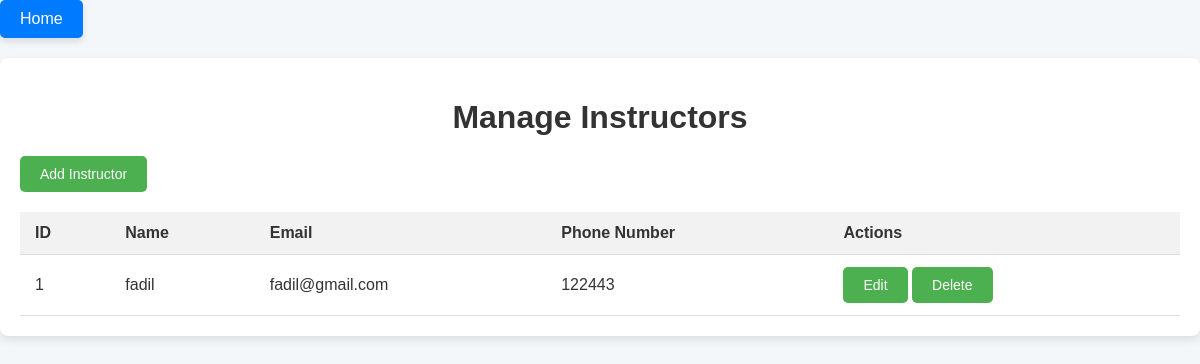
The app's page /public/admin/manage_instructors.php (signed in) with its own data.
### tables this page shows
CREATE TABLE `users` (
  `id` int NOT NULL,
  `full_name` varchar(255) NOT NULL,
  `phone_number` varchar(20) NOT NULL,
  `username` varchar(50) NOT NULL,
  `email` varchar(255) NOT NULL,
  `password` varchar(255) NOT NULL,
  `created_at` timestamp NOT NULL DEFAULT CURRENT_TIMESTAMP,
  `role` enum('user','pemateri','admin') DEFAULT 'user',
  `is_subscribed` tinyint(1) DEFAULT '0',
  `subscription_expiry` date DEFAULT NULL
);

### public/admin/manage_instructors.php (the view, shortened to what this page needs)
<?php
require '../../database/db_connection.php';
$stmt = $pdo->query("SELECT * FROM users WHERE role = 'pemateri'");
$instructors = $stmt->fetchAll(PDO::FETCH_ASSOC);
?>
<!DOCTYPE html>
<html lang="en">
<head>
    <link rel="stylesheet" href="styles.css">
</head>
<body>
    <header class="text-white">
        <nav>
            <a href="./../dashboard_admin.php" class="btn-home"><i class="fas fa-home"></i> Home</a>
        </nav>
    </header>
    <div class="dashboard-container">
        <h1>Manage Instructors</h1>
        <button onclick="document.getElementById('addModal').style.display='block'">Add Instructor</button>
        <table>
            <thead>
                <tr>
                    <th>ID</th>
                    <th>Name</th>
                    <th>Email</th>
                    <th>Phone Number</th>
                    <th>Actions</th>
                </tr>
            </thead>
            <tbody>
                <?php foreach ($instructors as $instructor): ?>
                    <tr>
                        <td><?php echo htmlspecialchars($instructor['id']); ?></td>
                        <td><?php echo htmlspecialchars($instructor['username']); ?></td>
                        <td><?php echo htmlspecialchars($instructor['email']); ?></td>
                        <td><?php echo htmlspecialchars($instructor['phone_number']); ?></td>
                        <td>
                            <button onclick="editInstructor(<?php echo htmlspecialchars(json_encode($instructor)); ?>)">Edit</button>
                            <form method="POST" style="display:inline-block;">
                                <button type="submit" onclick="return confirm('Are you sure?')">Delete</button>
                            </form>
                        </td>
                    </tr>
                <?php endforeach; ?>
            </tbody>
        </table>
    </div>
</body>
</html>

### public/css/styles.css (style rules this page uses)
body { font-family: Arial, sans-serif; background-color: #f9f9f9; color: #333; margin: 0; padding: 0; }
h1 { text-align: center; color: #333; font-size: 24px; margin-bottom: 20px; }
form { display: flex; flex-direction: column; gap: 15px; }
button { padding: 10px 15px; font-size: 14px; color: #fff; background-color: #4CAF50; border: none; border-radius: 4px; cursor: pointer; transition: background-color 0.3s ease; }

### public/admin/manage_instructors.php (style rules this page uses)
body { font-family: Arial, sans-serif; background-color: #f4f7fa; margin: 0; padding: 0; }
.dashboard-container { max-width: 1200px; margin: 20px auto; background-color: white; border-radius: 8px; box-shadow: 0 4px 8px rgba(0, 0, 0, 0.1); padding: 20px; }
h1 { text-align: center; color: #333; font-size: 2rem; margin-bottom: 20px; }
button { background-color: #4CAF50; color: white; padding: 10px 20px; border: none; border-radius: 5px; cursor: pointer; transition: background-color 0.3s ease; }
table { width: 100%; border-collapse: collapse; margin-top: 20px; }
table th, table td { padding: 12px 15px; text-align: left; border-bottom: 1px solid #ddd; }
table th { background-color: #f2f2f2; color: #333; }
.btn-home { display: inline-block; text-decoration: none; background-color: #007bff; color: white; padding: 10px 20px; font-size: 1rem; border-radius: 5px; transition: all 0.3s ease; box-shadow: 0 4px 6px rgba(0, 0, 0, 0.1); }

### records on screen
users: id "1", username "fadil", email "fadil@gmail.com", phone_number "122443"
